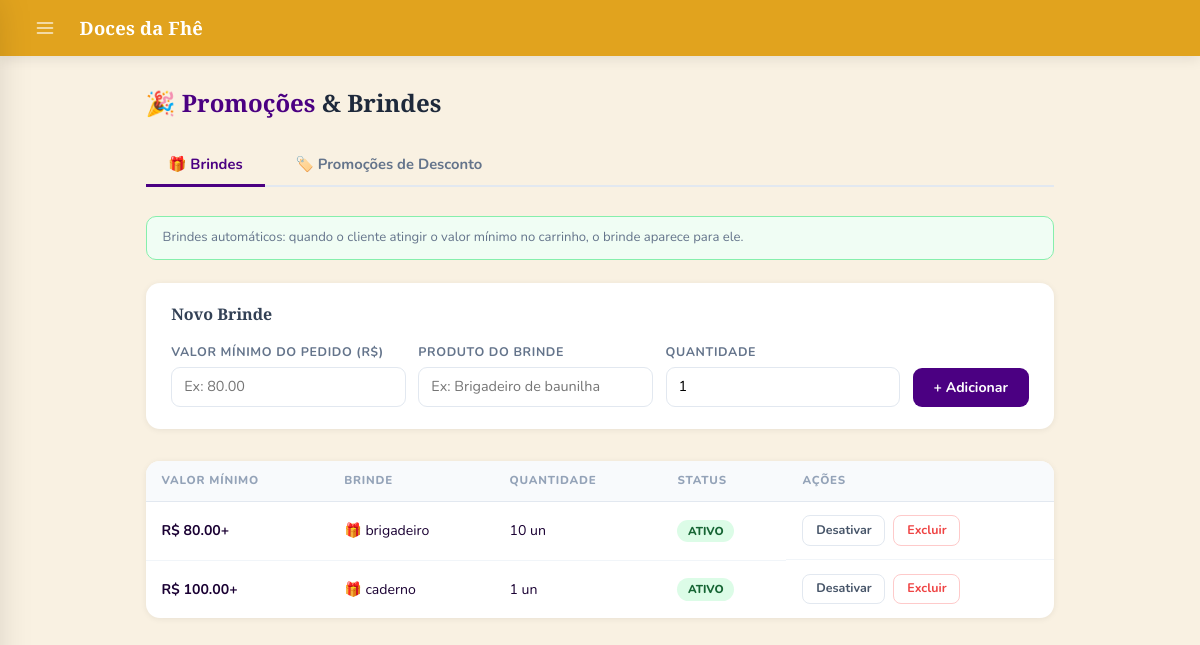
The app's page /admin/promocoes (signed in) with its own data.
### models.py (models this page shows, shortened)
class SiteConfig(db.Model):
    __tablename__ = "site_config"
    id               = db.Column(db.Integer, primary_key=True)
    color_primary    = db.Column(db.String(20), default='#5B6D3D')
    color_secondary  = db.Column(db.String(20), default='#D67155')
    color_accent     = db.Column(db.String(20), default='#F3B651')
    color_dark       = db.Column(db.String(20), default='#932E50')
    color_bg         = db.Column(db.String(20), default='#FAF9F6')
    color_text       = db.Column(db.String(20), default='#2B2B2B')
    color_text_light = db.Column(db.String(20), default='#6B6B6B')
    auth_bg_color1   = db.Column(db.String(20), default='#e8eed8')
    auth_bg_color2   = db.Column(db.String(20), default='#8fa05a')
    font_title   = db.Column(db.String(100), default='Playfair Display')
    font_body    = db.Column(db.String(100), default='Nunito')
    font_size    = db.Column(db.String(10), default='16')
    title_weight = db.Column(db.String(10), default='700')
    body_weight  = db.Column(db.String(10), default='400')
    layout_mode   = db.Column(db.String(20), default='spacious')
    layout_width  = db.Column(db.String(20), default='centered')
    card_columns  = db.Column(db.Integer,    default=3)
    card_gap      = db.Column(db.Integer,    default=20)
    show_carousel = db.Column(db.Boolean,    default=True)
    btn_radius  = db.Column(db.String(10), default='12px')
    card_shadow = db.Column(db.String(10), default='medium')
    navbar_fixed = db.Column(db.Boolean, default=True)
    anim_enabled     = db.Column(db.Boolean, default=True)
    anim_intensity   = db.Column(db.String(10), default='medium')
    anim_duration    = db.Column(db.Integer,    default=220)
    anim_hover_style = db.Column(db.String(20), default='lift')
    site_name   = db.Column(db.String(100), default='Doces da Fhê')
    logo_url    = db.Column(db.String(255), nullable=True)
    logo_height     = db.Column(db.Integer, default=100)
    logo_fit        = db.Column(db.String(20), default='contain')
    carousel_height = db.Column(db.Integer, default=340)
    card_img_height = db.Column(db.Integer, default=200)
    card_radius     = db.Column(db.String(10), default='16px')
    flash_success   = db.Column(db.String(20), default='#ffffff')
    flash_error     = db.Column(db.String(20), default='#f8d7da')
    flash_info      = db.Column(db.String(20), default='#ffffff')
    new_badge_days  = db.Column(db.Integer, default=7)
    new_badge_ativo = db.Column(db.Boolean, default=True)
    blog_primary    = db.Column(db.String(20), default='#5B6D3D')
    blog_accent     = db.Column(db.String(20), default='#932E50')
    blog_bg         = db.Column(db.String(20), default='#f8fafc')
    blog_card_bg    = db.Column(db.String(20), default='#ffffff')
    blog_text       = db.Column(db.String(20), default='#1e293b')
    agenda_dias_arquivar = db.Column(db.Integer, default=30)
    updated_at      = db.Column(db.DateTime, default=datetime.utcnow, onupdate=datetime.utcnow)

class Brinde(db.Model):
    __tablename__ = "brindes"
    id                = db.Column(db.Integer, primary_key=True)
    valor_minimo      = db.Column(db.Numeric(10, 2), nullable=False)
    produto_nome      = db.Column(db.String(200), nullable=False)
    quantidade_brinde = db.Column(db.Integer, default=1, nullable=False)
    ativo             = db.Column(db.Boolean, default=True)

### app.py (the view, shortened to what this page needs)
@app.route('/admin/promocoes', methods=['GET', 'POST'])
@login_required
@admin_required
def admin_promocoes():
    brindes   = Brinde.query.order_by(Brinde.valor_minimo).all()
    promocoes = Promocao.query.order_by(Promocao.valor_minimo).all()
    return render_template('admin/promocoes.html', brindes=brindes, promocoes=promocoes)

### app.py (called while the page is built)
def admin_required(f):
    @wraps(f)
    def decorated_function(*args, **kwargs):
        if not current_user.is_authenticated or not current_user.is_admin:
            flash("Acesso negado. São necessárias permissões de administrador.", "error")
            return redirect(url_for('dashboard'))
        return f(*args, **kwargs)
    return decorated_function

@login_manager.user_loader
def load_user(user_id):
    return User.query.get(int(user_id))

@app.context_processor
def inject_globals():
    if current_user.is_authenticated:
        total_itens = db.session.query(
            db.func.sum(CarrinhoItem.quantidade)
        ).filter_by(user_id=current_user.id).scalar() or 0
    else:
        total_itens = 0
    site_config = SiteConfig.query.first()
    return dict(carrinho_total=total_itens, site_config=site_config)

### templates/admin/promocoes.html (shortened to what this page needs)
{% extends "admin/base.html" %}
{% block content %}
<div class="promo-page">
  <div class="promo-title">🎉 <span>Promoções</span> &amp; Brindes</div>
  <div class="promo-tabs">
    <button class="promo-tab active" onclick="trocarAba('tab-brindes', this)">🎁 Brindes</button>
    <button class="promo-tab"        onclick="trocarAba('tab-promocoes', this)">🏷️ Promoções de Desconto</button>
  </div>
  <div id="tab-brindes" class="promo-panel active">
    <p class="lmb-hint">
      Brindes automáticos: quando o cliente atingir o valor mínimo no carrinho, o brinde aparece para ele.
    </p>
    <div class="lmb-form-card">
      <h3>Novo Brinde</h3>
      <form method="POST">
        <div class="lmb-grid-4">
          <div class="lmb-field">
            <label>Valor mínimo do pedido (R$)</label>
            <input type="number" name="valor_minimo" min="0.01" step="0.01" placeholder="Ex: 80.00" required>
          </div>
          <div class="lmb-field">
            <label>Produto do brinde</label>
            <input type="text" name="produto_nome" placeholder="Ex: Brigadeiro de baunilha" required>
          </div>
          <div class="lmb-field">
            <label>Quantidade</label>
            <input type="number" name="quantidade_brinde" min="1" value="1" required>
          </div>
          <div class="lmb-field">
            <label>&nbsp;</label>
            <button type="submit" class="btn-add">+ Adicionar</button>
          </div>
        </div>
      </form>
    </div>
    <div class="lmb-card">
      {% if brindes %}
      <table class="lmb-table">
        <thead>
          <tr>
            <th>Valor mínimo</th>
            <th>Brinde</th>
            <th>Quantidade</th>
            <th>Status</th>
            <th>Ações</th>
          </tr>
        </thead>
        <tbody>
          {% for l in brindes %}
          <tr>
            <td><strong>R$ {{ "%.2f"|format(l.valor_minimo) }}+</strong></td>
            <td>🎁 {{ l.produto_nome }}</td>
            <td>{{ l.quantidade_brinde }} un</td>
            <td><span class="{{ 'badge-ativo' if l.ativo else 'badge-inativo' }}">{{ 'Ativo' if l.ativo else 'Inativo' }}</span></td>
            <td style="display:flex;gap:.5rem;flex-wrap:wrap;">
              <form method="POST" style="display:inline">
                <button class="btn-toggle">{{ 'Desativar' if l.ativo else 'Ativar' }}</button>
              </form>
              <form method="POST" style="display:inline" onsubmit="return confirm('Remover este brinde?')">
                <button class="btn-del">Excluir</button>
              </form>
            </td>
          </tr>
          {% endfor %}
        </tbody>
      </table>
      {% else %}
      <div class="empty-msg">Nenhum brinde cadastrado ainda.</div>
      {% endif %}
    </div>
  </div>
</div>
{% endblock %}

### templates/admin/base.html (shortened to what this page needs)
<!DOCTYPE html>
<html>
<head>
  <link href="https://cdn.jsdelivr.net/npm/bootstrap@5.3.0/dist/css/bootstrap.min.css" rel="stylesheet">
  <link rel="stylesheet" href="https://cdnjs.cloudflare.com/ajax/libs/cropperjs/1.6.1/cropper.min.css">
  <link rel="stylesheet" href="{{ url_for('dynamic_styles') }}">
</head>
<body>
{% if current_user.is_authenticated and current_user.is_admin %}
<div class="topbar">
  <button class="topbar-menu-btn" id="drawerToggle" aria-label="Menu">
    <svg xmlns="http://www.w3.org/2000/svg" width="20" height="20" viewBox="0 0 24 24" fill="none"
         stroke="currentColor" stroke-width="2" stroke-linecap="round" stroke-linejoin="round">
      <line x1="3" y1="6"  x2="21" y2="6"/>
      <line x1="3" y1="12" x2="21" y2="12"/>
      <line x1="3" y1="18" x2="21" y2="18"/>
    </svg>
  </button>
  <span class="topbar-brand">{{ site_config.site_name if site_config else 'Doces da Fhê' }}</span>
</div>
{% endif %}
<div class="acc-content-wrap">
<main id="acc-main-content">
{% block content %}
{% endblock %}
</main>
</div>
</body>
</html>

### templates/admin/base.html (style rules this page uses)
:root { --color-primary: #5B6D3D; --color-secondary: #D67155; --color-accent: #F3B651; --color-dark: #932E50; --color-bg: #F4F6FB; --color-white: #FFFFFF; --color-text: #1e293b; --color-muted: #64748b; --color-border: #e2e8f0; --sidebar-bg: #D67155; --sidebar-hover: rgba(255,255,255,.12); --sidebar-active: rgba(255,255,255,.2); --shadow-sm: 0 1px 4px rgba(0,0,0,.06); --shadow-md: 0 4px 12px rgba(0,0,0,.08); --shadow-lg: 0 8px 24px rgba(0,0,0,.12); --radius-sm: 6px; --radius-md: 10px; --radius-lg: 16px; }
*, *::before, *::after { box-sizing: border-box; }
body { font-family: 'Nunito', sans-serif !important; background: var(--color-bg); color: var(--color-text); margin: 0 !important; padding: 0 !important; }
.topbar { background: var(--color-secondary); padding: 0 1.6rem; height: 56px; display: flex; align-items: center; gap: 1rem; position: sticky; top: 0; z-index: 200; box-shadow: var(--shadow-md); }
.topbar-menu-btn { background: none; border: none; cursor: pointer; width: 38px; height: 38px; border-radius: 9px; display: flex; align-items: center; justify-content: center; color: rgba(255,255,255,.8); transition: background .15s, color .15s; flex-shrink: 0; }
.topbar-brand { font-family: 'Playfair Display', serif; font-size: 1.15rem; font-weight: 700; color: #fff; letter-spacing: .01em; }

### templates/admin/promocoes.html (style rules this page uses)
.promo-page { padding: 1.8rem 1.6rem; max-width: 960px; margin: 0 auto; }
.promo-title { font-family: 'Playfair Display', serif; font-size: 1.5rem; font-weight: 800; color: #1e293b; margin-bottom: 1.4rem; }
.promo-title span { color: var(--color-primary); }
.promo-tabs { display: flex; gap: .5rem; margin-bottom: 1.8rem; border-bottom: 2px solid #e2e8f0; }
.promo-tab { padding: .6rem 1.4rem; border: none; background: none; cursor: pointer; font-family: 'Nunito', sans-serif; font-size: .92rem; font-weight: 700; color: #64748b; border-bottom: 3px solid transparent; margin-bottom: -2px; transition: color .15s, border-color .15s; }
.promo-tab.active { color: var(--color-primary); border-bottom-color: var(--color-primary); }
.promo-panel { display: none; }
.promo-panel.active { display: block; }
.lmb-form-card { background: #fff; border-radius: 14px; box-shadow: 0 1px 6px rgba(0,0,0,.07); padding: 1.4rem 1.6rem; margin-bottom: 2rem; }
.lmb-form-card h3 { font-size: 1rem; font-weight: 800; color: #334155; margin: 0 0 1.2rem; }
.lmb-hint { font-size: .82rem; color: #64748b; margin: 0 0 1.4rem; background: #f0fdf4; border: 1.5px solid #86efac; border-radius: 10px; padding: .7rem 1rem; }
.lmb-grid-4 { display: grid; grid-template-columns: 1fr 1fr 1fr auto; gap: .8rem; align-items: end; }
.lmb-field label { display: block; font-size: .78rem; font-weight: 700; color: #64748b; margin-bottom: .3rem; text-transform: uppercase; letter-spacing: .05em; }
.lmb-field input, .lmb-field select { width: 100%; padding: .5rem .75rem; border: 1.5px solid #e2e8f0; border-radius: 9px; font-size: .9rem; outline: none; transition: border .15s; box-sizing: border-box; background: #fff; }
.btn-add { padding: .55rem 1.3rem; background: var(--color-primary); color: #fff; border: none; border-radius: 9px; font-size: .88rem; font-weight: 700; cursor: pointer; transition: background .15s; white-space: nowrap; }
.lmb-card { background: #fff; border-radius: 14px; box-shadow: 0 1px 6px rgba(0,0,0,.07); overflow: hidden; }
.lmb-table { width: 100%; border-collapse: collapse; font-size: .88rem; }
.lmb-table th { background: #f8fafc; padding: .7rem 1rem; text-align: left; font-size: .72rem; font-weight: 800; color: #94a3b8; text-transform: uppercase; letter-spacing: .07em; border-bottom: 1px solid #e2e8f0; }
.lmb-table td { padding: .85rem 1rem; border-bottom: 1px solid #f1f5f9; vertical-align: middle; }
.lmb-table tr:last-child td { border-bottom: none; }
.badge-ativo { background: #dcfce7; color: #166534; padding: .2rem .65rem; border-radius: 20px; font-size: .72rem; font-weight: 800; text-transform: uppercase; }
.btn-toggle { padding: .3rem .8rem; border-radius: 8px; border: 1.5px solid #e2e8f0; font-size: .78rem; font-weight: 700; cursor: pointer; background: #fff; color: #475569; transition: all .15s; }
.btn-del { padding: .3rem .8rem; border-radius: 8px; border: 1.5px solid #fecaca; font-size: .78rem; font-weight: 700; cursor: pointer; background: #fff; color: #ef4444; transition: all .15s; }

### records on screen
SiteConfig: site_name "Doces da Fhê"
Brinde: valor_minimo "80.00", produto_nome "brigadeiro", quantidade_brinde "10", ativo "ATIVO", ativo "Desativar"
Brinde: valor_minimo "100.00", produto_nome "caderno", quantidade_brinde "1", ativo "ATIVO", ativo "Desativar"
